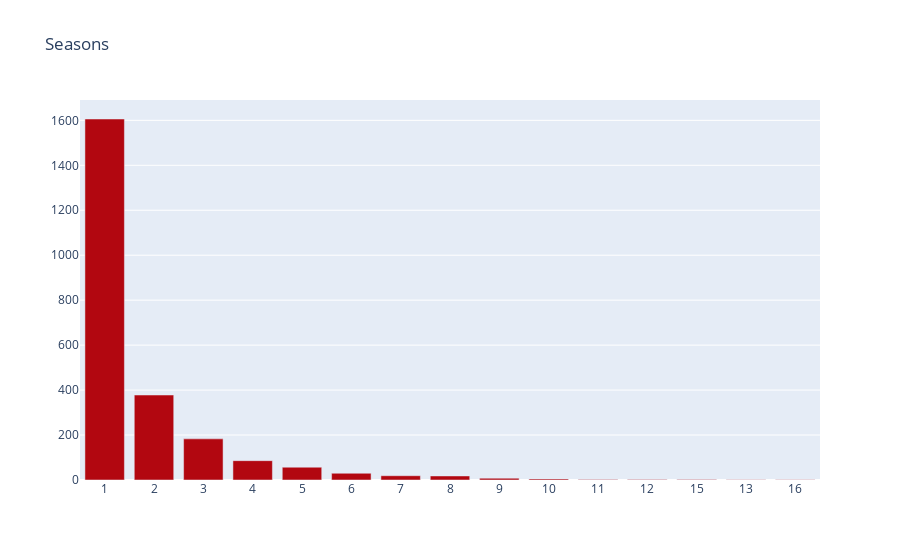

The code cell stored with this chart in its notebook:
### Code cell
col = 'season_count'
vc1 = d1[col].value_counts().reset_index()
vc1 = vc1.rename(columns = {col : "count", "index" : col})
vc1['percent'] = vc1['count'].apply(lambda x : 100*x/sum(vc1['count']))


trace1 = go.Bar(x=vc1[col], y=vc1["count"], name="TV Shows", marker=dict(color="#b20710"))
data = [trace1]
layout = go.Layout(title="Seasons", legend=dict(x=0.1, y=1.1, orientation="h"))
fig = go.Figure(data, layout=layout)
fig.show()

### Figure 1 — Plotly figure (JSON) as saved in the notebook; plotly's stock layout.template omitted (floating-point values rounded to 4 significant figures)
{"data": [{"marker": {"color": "#b20710"}, "name": "TV Shows", "type": "bar", "x": ["1", "2", "3", "4", "5", "6", "7", "8", "9", "10", "11", "12", "15", "13", "16"], "y": [1606, 378, 183, 86, 57, 30, 19, 18, 8, 5, 2, 2, 2, 1, 1]}], "layout": {"legend": {"orientation": "h", "x": 0.1, "y": 1.1}, "title": {"text": "Seasons"}}}
